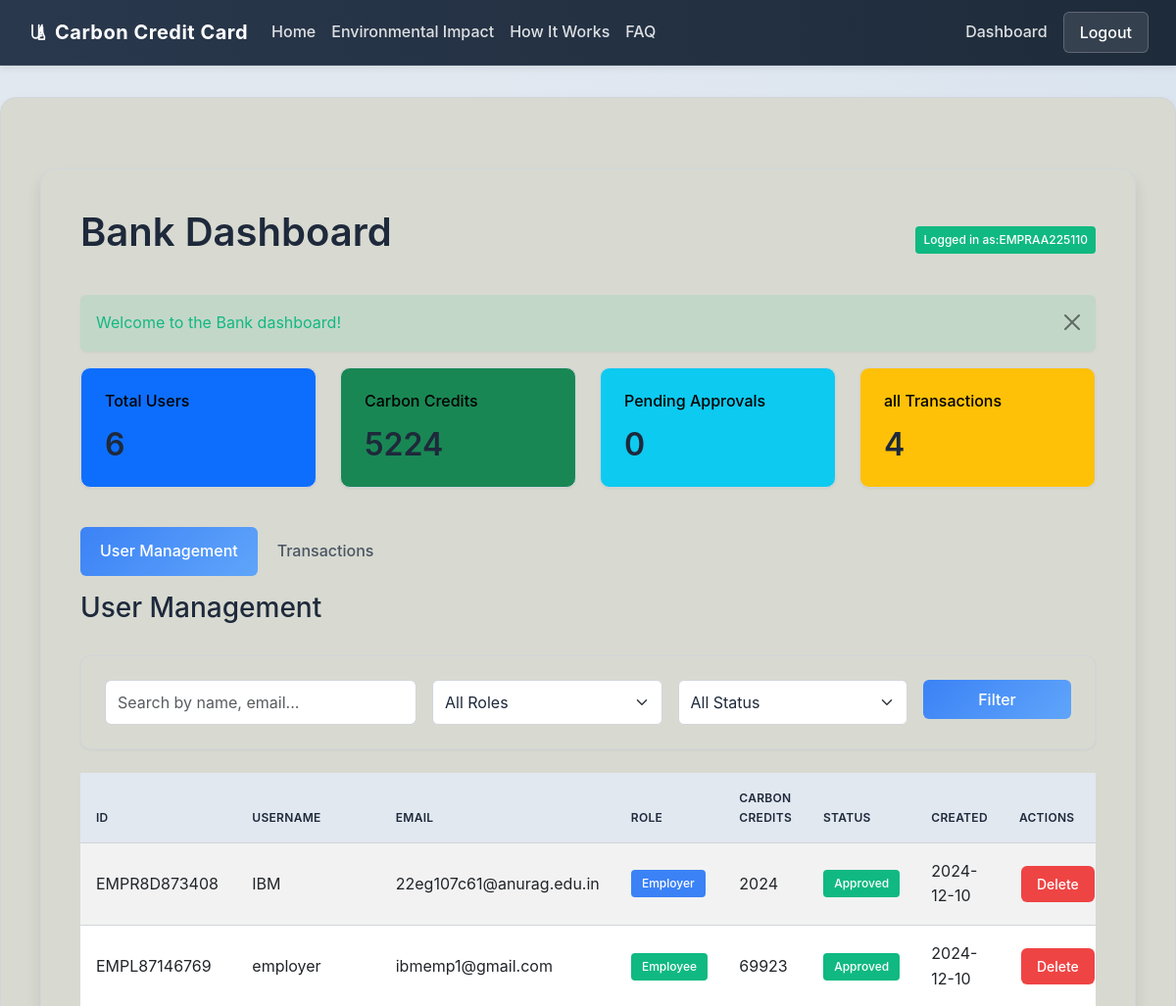
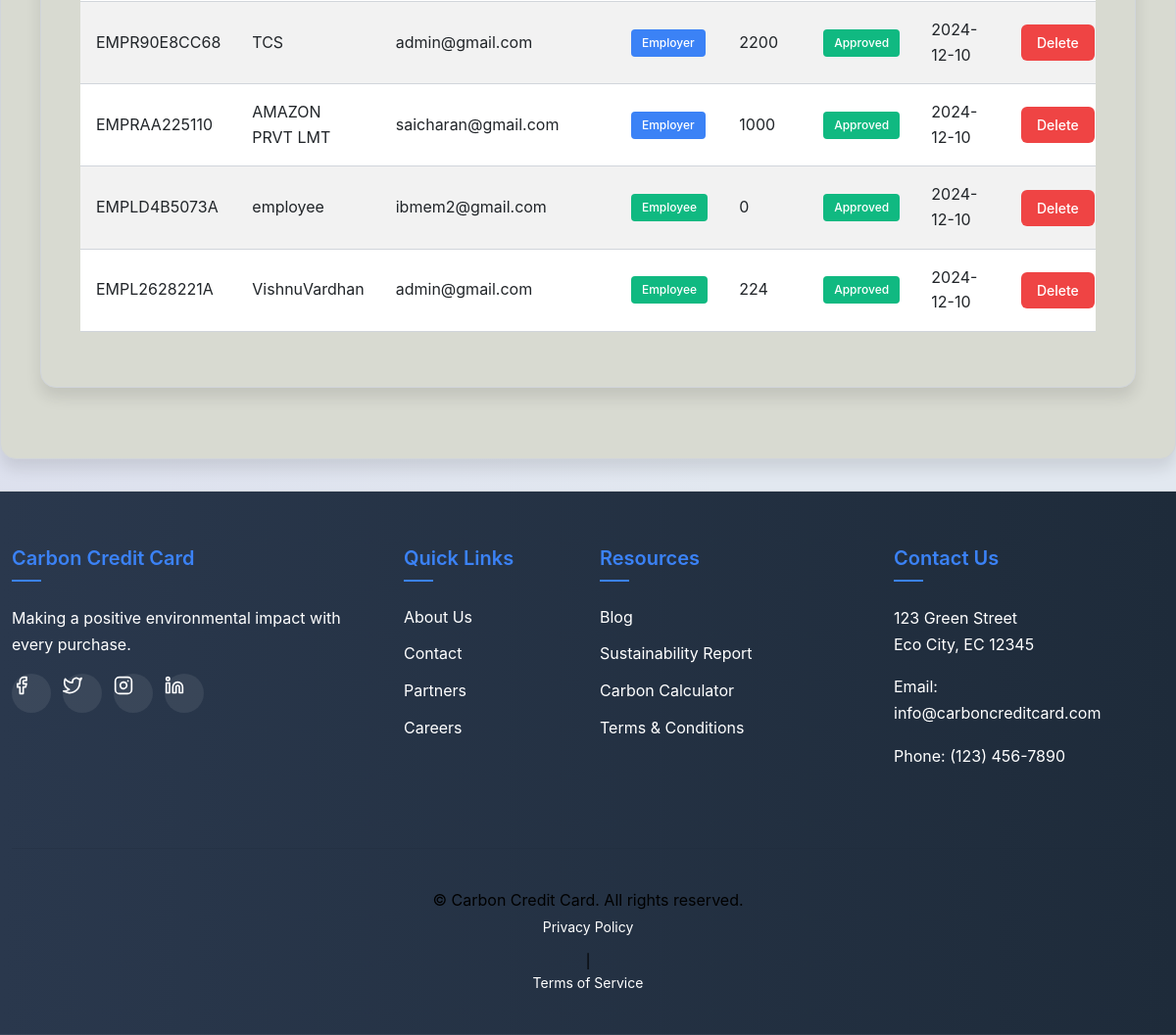
/bank/dashboard (signed in), run on the app's committed database (2 pictures, top to bottom).
### app/models.py (models this page shows)
class Employer(db.Model):
    __tablename__ = 'employers'
    id = db.Column(db.Integer, primary_key=True)
    employer_id = db.Column(db.String(20), unique=True, nullable=False, default=generate_employer_id)
    company_name = db.Column(db.String(100), nullable=False)
    first_name = db.Column(db.String(50), nullable=False)
    last_name = db.Column(db.String(50), nullable=False)
    email = db.Column(db.String(120), unique=True, nullable=False)
    phone = db.Column(db.String(20), nullable=False)
    password = db.Column(db.String(255), nullable=False)
    credits = db.Column(db.Integer, default=1000)
    is_approved = db.Column(db.Boolean, default=False)
    created_at = db.Column(db.DateTime(timezone=True), server_default=func.now())
    employees = db.relationship('Employee', backref='employer', cascade='all, delete', passive_deletes=True)

class Employee(db.Model):
    __tablename__ = 'employees'
    id = db.Column(db.Integer, primary_key=True)
    credits=db.Column(db.Integer , default=0)
    employee_id = db.Column(db.String(20), unique=True, nullable=False, default=generate_employee_id)
    first_name = db.Column(db.String(50), nullable=False)
    last_name = db.Column(db.String(50), nullable=False)
    email = db.Column(db.String(120), unique=True, nullable=False)
    phone = db.Column(db.String(20), nullable=False)
    password = db.Column(db.String(255), nullable=False)
    employer_id = db.Column(db.String(20), db.ForeignKey('employers.employer_id', ondelete='CASCADE'), nullable=False)
    is_active = db.Column(db.Boolean, default=False)
    created_at = db.Column(db.DateTime(timezone=True), server_default=func.now())
    trips = db.relationship('Trip', backref='employee', cascade='all, delete', passive_deletes=True)

### app/routes.py (the view)
@main.route('/bank/dashboard')
def bankdashboardPage():
    if "role" not in session:
        return redirect(url_for('loginPage'))
    import random
    users=Employee.query.all()+Employer.query.all()
    random.shuffle(users)
    print(users)
    context={"users":users,
             "isEmployee":isEmployee,
             "total_users":Employee.query.count()+Employer.query.count(),
             "total_credits":sum(i.credits for i in Employer.query.all()),
             "pending_accounts":Employer.query.filter_by(is_approved=False).count(),
             "total_transaction":Trade.query.count(),
             "trades":Trade.query.all()}
    return render_template('bank/dashboard.html',**context)

### app/templates/bank/dashboard.html (shortened to what this page needs)
{% extends "base.html" %}  {% block extra_css %}
<link rel="stylesheet" href="../../static/css/dashboard/admin.css" />
{% endblock %} {% block content %}
<div class="container py-4">
  <div class="d-flex justify-content-between align-items-center mb-4">
    <h1>Bank Dashboard</h1>
    <div>
      <span class="badge bg-success p-2">
        Logged in as:{{ session['user']}}
      </span>
    </div>
  </div>
  <div class="alert alert-success alert-dismissible fade show" role="alert">
    Welcome to the Bank dashboard!
    <button
      type="button"
      class="btn-close"
      data-bs-dismiss="alert"
      aria-label="Close"
    ></button>
  </div>
  <div class="row mb-4">
    <div class="col-md-3">
      <div class="card bg-primary text-white mb-3 dashboard-stats">
        <div class="card-body">
          <h5 class="card-title">Total Users</h5>
          <h2 class="mb-0">{{total_users}}</h2>
        </div>
      </div>
    </div>
    <div class="col-md-3">
      <div class="card bg-success text-white mb-3 dashboard-stats">
        <div class="card-body">
          <h5 class="card-title">Carbon Credits</h5>
          <h2 class="mb-0">{{total_credits}}</h2>
        </div>
      </div>
    </div>
    <div class="col-md-3">
      <div class="card bg-info text-white mb-3 dashboard-stats">
        <div class="card-body">
          <h5 class="card-title">Pending Approvals</h5>
          <h2 class="mb-0">{{pending_accounts}}</h2>
        </div>
      </div>
    </div>
    <div class="col-md-3">
      <div class="card bg-warning text-dark mb-3 dashboard-stats">
        <div class="card-body">
          <h5 class="card-title">all Transactions</h5>
          <h2 class="mb-0">{{total_transaction}}</h2>
        </div>
      </div>
    </div>
  </div>
  <div class="row">
    <div class="col-12">
      <ul class="nav nav-pills mb-3" id="admin-tabs" role="tablist">
        <li class="nav-item" role="presentation">
          <button
            class="nav-link active"
            id="users-tab"
            data-bs-toggle="pill"
            data-bs-target="#users"
            type="button"
            role="tab"
            aria-controls="users"
            aria-selected="true"
          >
            User Management
          </button>
        </li>
        <li class="nav-item" role="presentation">
          <button
            class="nav-link"
            id="transactions-tab"
            data-bs-toggle="pill"
            data-bs-target="#transactions"
            type="button"
            role="tab"
            aria-controls="transactions"
            aria-selected="false"
          >
            Transactions
          </button>
        </li>
      </ul>
      <div class="tab-content" id="admin-tabsContent">
        <div
          class="tab-pane fade show active"
          id="users"
          role="tabpanel"
          aria-labelledby="users-tab"
        >
          <div class="d-flex justify-content-between mb-3">
            <h3>User Management</h3>
          </div>
          <div class="card mb-4">
            <div class="card-body">
              <form class="row g-3" method="GET">
                <div class="col-md-4">
                  <input
                    type="text"
                    class="form-control"
                    name="search"
                    placeholder="Search by name, email..."
                  />
                </div>
                <div class="col-md-3">
                  <select class="form-select" name="role">
                    <option value="">All Roles</option>
                  </select>
                </div>
                <div class="col-md-3">
                  <select class="form-select" name="status">
                    <option value="">All Status</option>
                  </select>
                </div>
                <div class="col-md-2">
                  <button type="submit" class="btn btn-primary w-100">
                    Filter
                  </button>
                </div>
              </form>
            </div>
          </div>
          <div class="table-responsive">
            <table class="table table-striped table-hover">
              <thead>
                <tr>
                  <th>ID</th>
                  <th>Username</th>
                  <th>Email</th>
                  <th>Role</th>
                  <th>Carbon Credits</th>
                  <th>Status</th>
                  <th>Created</th>
                  <th>Actions</th>
                </tr>
              </thead>
              <tbody>
                {% for user in users %} {% if user.employee_id %}
                <tr>
                  <td>{{ user.employee_id }}</td>
                  <td>{{ user.first_name }}</td>
                  <td>{{ user.email }}</td>
                  <td><span class="badge bg-success">Employee</span></td>
                  <td>{{ user.credits }}</td>
                  <td>
                    <span
                      class="badge bg-{% if user.is_active==1 %}success{% else %}danger{% endif %}"
                    >
                      {% if user.is_active==1 %}Approved{% else %}Rejected{%
                      endif %}
                    </span>
                  </td>
                  <td>2024-12-10</td>
                  <td>
                    <div class="btn-group">
                      <a
                        href="{{ url_for('main.delete_user', user_id=user.employee_id, usertype='employee') }}"
                        class="btn btn-sm btn-danger"
                      >
                        Delete
                      </a>
                    </div>
                  </td>
                </tr>
                {% else %}
                <tr>
                  <td>{{ user.employer_id }}</td>
                  <td>{{ user.company_name }}</td>
                  <td>{{ user.email }}</td>
                  <td><span class="badge bg-primary">Employer</span></td>
                  <td>{{ user.credits }}</td>
                  <td>
                    <span
                      class="badge bg-{% if user.is_approved==1 %}success{% else %}warning{% endif %}"
                    >
                      {% if user.is_approved==1 %}Approved{% else %}Pending{%
                      endif %}
                    </span>
                  </td>
                  <td>2024-12-10</td>
                  <td>
                    <div class="btn-group">
                      <a
                        href="{{ url_for('main.delete_user', user_id=user.employer_id, usertype='employer') }}"
                        class="btn btn-sm btn-danger"
                      >
                        Delete
                      </a>
                    </div>
                  </td>
                </tr>
                {% endif %} {% endfor %}
              </tbody>
            </table>
          </div>
        </div>
      </div>
    </div>
  </div>
</div>
{% endblock %}

### app/templates/base.html (shortened to what this page needs)
<!DOCTYPE html>
<html lang="en">
  <head>
    <link
      href="https://cdn.jsdelivr.net/npm/bootstrap@5.3.0/dist/css/bootstrap.min.css"
      rel="stylesheet"
    />
    <link rel="stylesheet" href="../static/css/base.css" />
    <link
      rel="stylesheet"
      href="https://cdn.jsdelivr.net/npm/bootstrap-icons@1.11.3/font/bootstrap-icons.css"
    />
    {% block extra_css %}{% endblock %}
  </head>
  <body>
    <nav class="navbar navbar-expand-lg">
      <div class="container">
        <a
          class="navbar-brand d-flex align-items-center text-white"
          href="{{ url_for('main.benefitsPage') }}"
        >
          <span class="fw-bold">Carbon Credit Card</span>
        </a>
        <div class="collapse navbar-collapse" id="navbarNav">
          <ul class="navbar-nav me-auto">
            <li class="nav-item">
              <a
                class="nav-link active"
                href="{{ url_for('main.benefitsPage') }}"
                >Home</a
              >
            </li>
            <li class="nav-item">
              <a class="nav-link" href="{{ url_for('main.environmentalPage') }}"
                >Environmental Impact</a
              >
            </li>
            <li class="nav-item">
              <a class="nav-link" href="{{ url_for('main.how_it_worksPage') }}"
                >How It Works</a
              >
            </li>
            <li class="nav-item">
              <a class="nav-link" href="{{ url_for('main.faqPage') }}">FAQ</a>
            </li>
          </ul>
          <div class="navbar-nav">
            {% if session['role'] == 'bank' %}
            <a class="nav-link" href="{{ url_for('main.bankdashboardPage') }}"
              >Dashboard</a
            >
            {% elif session['role'] == 'employee' %}
            <a
              class="nav-link"
              href="{{ url_for('main.employeedashboardPage') }}"
              >Dashboard</a
            >
            {% elif session['role'] == 'employer' %}
            <a
              class="nav-link"
              href="{{ url_for('main.employerdashboardPage') }}"
              >Dashboard</a
            >
            {% else %}
            <a class="nav-link" href="{{ url_for('main.loginPage') }}">Login</a>
            {% endif %} {% if session['user'] %}
            <a class="btn btn-light ms-2" href="{{ url_for('main.logout') }}"
              >Logout</a
            >
            {% else %}
            <a
              class="btn btn-light ms-2"
              href="{{ url_for('main.signupPage') }}"
              >Apply Now</a
            >
            {% endif %}
          </div>
        </div>
      </div>
    </nav>
    <main>
      <div class="container py-4">{% block content %}{% endblock %}</div>
    </main>
    <footer class="footer">
      <div class="container">
        <div class="row">
          <div class="col-md-4 mb-4">
            <h5>Carbon Credit Card</h5>
            <p class="text">
              Making a positive environmental impact with every purchase.
            </p>
            <div class="social-links mt-3">
              <a href="#" class="text-white">
                <svg class="icon" viewBox="0 0 24 24">
                  <path
                    d="M18 2h-3a5 5 0 0 0-5 5v3H7v4h3v8h4v-8h3l1-4h-4V7a1 1 0 0 1 1-1h3z"
                  ></path>
                </svg>
              </a>
              <a href="#" class="text-white">
                <svg class="icon" viewBox="0 0 24 24">
                  <path
                    d="M23 3a10.9 10.9 0 0 1-3.14 1.53 4.48 4.48 0 0 0-7.86 3v1A10.66 10.66 0 0 1 3 4s-4 9 5 13a11.64 11.64 0 0 1-7 2c9 5 20 0 20-11.5a4.5 4.5 0 0 0-.08-.83A7.72 7.72 0 0 0 23 3z"
                  ></path>
                </svg>
              </a>
              <a href="#" class="text-white">
                <svg class="icon" viewBox="0 0 24 24">
                  <rect x="2" y="2" width="20" height="20" rx="5" ry="5"></rect>
                  <path
                    d="M16 11.37A4 4 0 1 1 12.63 8 4 4 0 0 1 16 11.37z"
                  ></path>
                  <line x1="17.5" y1="6.5" x2="17.51" y2="6.5"></line>
                </svg>
              </a>
              <a href="#" class="text-white">
                <svg class="icon" viewBox="0 0 24 24">
                  <path
                    d="M16 8a6 6 0 0 1 6 6v7h-4v-7a2 2 0 0 0-2-2 2 2 0 0 0-2 2v7h-4v-7a6 6 0 0 1 6-6z"
                  ></path>
                  <rect x="2" y="9" width="4" height="12"></rect>
                  <circle cx="4" cy="4" r="2"></circle>
                </svg>
              </a>
            </div>
          </div>
          <div class="col-md-2 mb-4">
            <h5>Quick Links</h5>
            <ul class="list-unstyled">
              <li class="mb-2">
                <a href="{{ url_for('main.benefitsPage') }}" class="text-white"
                  >About Us</a
                >
              </li>
              <li class="mb-2">
                <a href="#" class="text-white">Contact</a>
              </li>
              <li class="mb-2">
                <a href="#" class="text-white">Partners</a>
              </li>
              <li class="mb-2">
                <a href="#" class="text-white">Careers</a>
              </li>
            </ul>
          </div>
          <div class="col-md-3 mb-4">
            <h5>Resources</h5>
            <ul class="list-unstyled">
              <li class="mb-2">
                <a href="#" class="text-white">Blog</a>
              </li>
              <li class="mb-2">
                <a href="#" class="text-white">Sustainability Report</a>
              </li>
              <li class="mb-2">
                <a href="#" class="text-white">Carbon Calculator</a>
              </li>
              <li class="mb-2">
                <a href="#" class="text-white">Terms & Conditions</a>
              </li>
            </ul>
          </div>
          <div class="col-md-3 mb-4">
            <h5>Contact Us</h5>
            <address class="text">
              <p>123 Green Street<br />Eco City, EC 12345</p>
              <p>
                Email:
                <a href="mailto:info@carboncreditcard.com" class="text-muted"
                  >info@carboncreditcard.com</a
                >
              </p>
              <p>Phone: (123) 456-7890</p>
            </address>
          </div>
        </div>
        <hr />
        <div class="row">
          <div class="col-12 text-center">
            <p class="mb-1 text-muted">
              &copy; Carbon Credit Card. All rights reserved.
            </p>
            <p class="small text-muted">
              <a href="#" class="text-muted">Privacy Policy</a>
              |
              <a href="#" class="text-muted">Terms of Service</a>
            </p>
          </div>
        </div>
      </div>
    </footer>
    <link
      rel="stylesheet"
      href="https://cdn.jsdelivr.net/npm/bootstrap-icons@1.8.0/font/bootstrap-icons.css"
    />
  </body>
</html>

### data on the page
Employer: user "EMPRAA225110", employer_id "EMPRAA225110", company_name "AMAZON PRVT LMT", email "saicharan@gmail.com", credits "1000", is_approved "Approved"
Employer: employer_id "EMPR8D873408", company_name "IBM", email "22eg107c61@anurag.edu.in", credits "2024", is_approved "Approved"
Employee: employee_id "EMPL87146769", first_name "employer", email "ibmemp1@gmail.com", credits "69923", is_active "Approved"
Employer: employer_id "EMPR90E8CC68", company_name "TCS", email "admin@gmail.com", credits "2200", is_approved "Approved"
Employee: employee_id "EMPLD4B5073A", first_name "employee", email "ibmem2@gmail.com", credits "0", is_active "Approved"
Employee: employee_id "EMPL2628221A", first_name "VishnuVardhan", email "admin@gmail.com", credits "224", is_active "Approved"

### other printed values
{{ total_users }} "6"
{{ total_credits }} "5224"
{{ pending_accounts }} "0"
{{ total_transaction }} "4"
